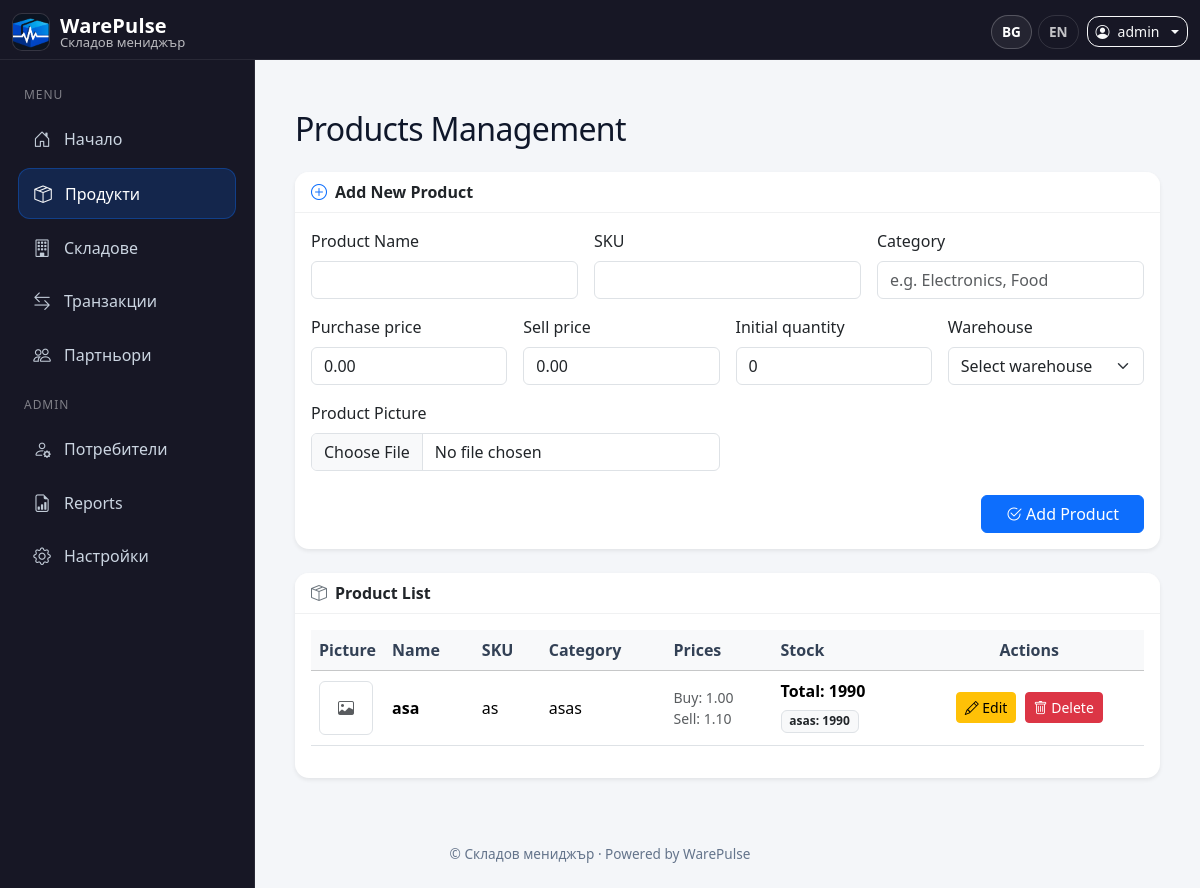
The page /products (signed in) on the database its author committed.
### inventory/models.py (models this page shows)
class AppConfig(db.Model):
    id = db.Column(db.Integer, primary_key=True)
    owner_id = db.Column(db.Integer, db.ForeignKey('user.id'), nullable=False, unique=True)
    company_name = db.Column(db.String(120), default="My Company")
    logo_path = db.Column(db.String(200))
    notifications_enabled = db.Column(db.Boolean, default=True)
    low_stock_threshold = db.Column(db.Integer, default=5)
    default_language = db.Column(db.String(10), default="en")  # 'bg' or 'en'
    currency = db.Column(db.String(10), default="EUR")

class User(db.Model, UserMixin):
    id = db.Column(db.Integer, primary_key=True)
    username = db.Column(db.String(150), nullable=False, unique=True)
    email = db.Column(db.String(150), nullable=False, unique=True)
    password = db.Column(db.String(200), nullable=False)
    role = db.Column(db.String(50), nullable=False, default="User")
    created_by_id = db.Column(db.Integer, db.ForeignKey("user.id"), nullable=True)
    company_name = db.Column(db.String(150))
    transactions = db.relationship("Transaction", back_populates="user")

class Product(db.Model):
    id = db.Column(db.Integer, primary_key=True)
    name = db.Column(db.String(100), nullable=False)
    sku = db.Column(db.String(50), nullable=False)
    category = db.Column(db.String(100))
    quantity = db.Column(db.Integer, default=0)
    default_purchase_price = db.Column(db.Float, default=0.0)
    default_sell_price = db.Column(db.Float, default=0.0)
    image = db.Column(db.String(200))
    owner_id = db.Column(db.Integer, db.ForeignKey("user.id"), nullable=False)
    warehouse_id = db.Column(db.Integer, db.ForeignKey("warehouse.id"), nullable=True)
    stocks = db.relationship("Stock", back_populates="product", cascade="all, delete-orphan")
    items = db.relationship("TransactionItem", back_populates="product")

class Stock(db.Model):
    id = db.Column(db.Integer, primary_key=True)
    product_id = db.Column(db.Integer, db.ForeignKey("product.id"), nullable=False)
    warehouse_id = db.Column(db.Integer, db.ForeignKey("warehouse.id"), nullable=False)
    quantity = db.Column(db.Integer, default=0)
    __table_args__ = (
        db.UniqueConstraint("product_id", "warehouse_id", name="uq_stock_product_warehouse"),
    )
    product = db.relationship("Product", back_populates="stocks")
    warehouse = db.relationship("Warehouse", back_populates="stocks")

class Warehouse(db.Model):
    id = db.Column(db.Integer, primary_key=True)
    name = db.Column(db.String(100), nullable=False)
    location = db.Column(db.String(150), nullable=True)
    owner_id = db.Column(db.Integer, db.ForeignKey("user.id"), nullable=False)
    products = db.relationship("Product", backref="warehouse")
    stocks = db.relationship("Stock", back_populates="warehouse", cascade="all, delete-orphan")
    transactions = db.relationship("Transaction", back_populates="warehouse")

### inventory/routes/products.py (the view)
@bp.route("/products")
@login_required
def products():
    if not has_permission(current_user, "products:view"):
        flash(_("You do not have permission to view products."), "danger")
        return redirect(url_for("main.index"))
    owner_id = _get_owner_id()
    query = (
        Product.query
        .options(joinedload(Product.stocks).joinedload(Stock.warehouse))
        .order_by(Product.name.asc())
    )
    if owner_id is not None:
        query = query.filter(Product.owner_id == owner_id)
    products_list = query.all()
    warehouses_q = Warehouse.query.order_by(Warehouse.name.asc())
    if owner_id is not None:
        warehouses_q = warehouses_q.filter(Warehouse.owner_id == owner_id)
    warehouses = warehouses_q.all()
    return render_template("products.html", products=products_list, warehouses=warehouses)

### inventory/templates/products.html (shortened to what this page needs)
{% extends 'base.html' %}
{% block content %}
<div class="container py-4">
  <div class="d-flex justify-content-between align-items-center mb-4">
    <h2 class="mb-0">{{ _('Products Management') }}</h2>
  </div>
  <div class="card shadow-sm mb-4">
    <div class="card-header bg-white fw-semibold d-flex align-items-center">
      <i class="bi bi-plus-circle me-2 text-primary"></i>{{ _('Add New Product') }}
    </div>
    <div class="card-body">
      <form action="{{ url_for('products.add_product') }}" method="POST" enctype="multipart/form-data">
        <div class="row g-3">
          <div class="col-md-4">
            <label class="form-label">{{ _('Product Name') }}</label>
            <input type="text" class="form-control" name="name" required>
          </div>
          <div class="col-md-4">
            <label class="form-label">{{ _('SKU') }}</label>
            <input type="text" class="form-control" name="sku" required>
          </div>
          <div class="col-md-4">
            <label class="form-label">{{ _('Category') }}</label>
            <input type="text" class="form-control" name="category" placeholder="{{ _('e.g. Electronics, Food') }}">
          </div>
          <div class="col-md-3">
            <label class="form-label">{{ _('Purchase price') }}</label>
            <input type="number" step="0.01" class="form-control" name="purchase_price" value="0.00">
          </div>
          <div class="col-md-3">
            <label class="form-label">{{ _('Sell price') }}</label>
            <input type="number" step="0.01" class="form-control" name="sell_price" value="0.00">
          </div>
          <div class="col-md-3">
            <label class="form-label">{{ _('Initial quantity') }}</label>
            <input type="number" class="form-control" name="quantity" value="0" min="0">
          </div>
          <div class="col-md-3">
            <label class="form-label">{{ _('Warehouse') }}</label>
            <select name="warehouse_id" class="form-select" required>
              <option value="">{{ _('Select warehouse') }}</option>
            </select>
          </div>
          <div class="col-md-6">
            <label class="form-label">{{ _('Product Picture') }}</label>
            <input type="file" class="form-control" name="image" accept="image/*">
          </div>
        </div>
        <div class="text-end mt-4">
          <button type="submit" class="btn btn-primary px-4">
            <i class="bi bi-check2-circle me-1"></i>{{ _('Add Product') }}
          </button>
        </div>
      </form>
    </div>
  </div>
  <div class="card shadow-sm">
    <div class="card-header bg-white fw-semibold d-flex align-items-center">
      <i class="bi bi-box-seam me-2 text-secondary"></i>{{ _('Product List') }}
    </div>
    <div class="card-body table-responsive">
      <table class="table table-hover align-middle">
        <thead class="table-light">
          <tr>
            <th style="width:70px">{{ _('Picture') }}</th>
            <th>{{ _('Name') }}</th>
            <th>{{ _('SKU') }}</th>
            <th>{{ _('Category') }}</th>
            <th>{{ _('Prices') }}</th>
            <th>{{ _('Stock') }}</th>
            <th class="text-center">{{ _('Actions') }}</th>
          </tr>
        </thead>
        <tbody>
          {% for product in products %}
          {% set total_stock = (product.stocks | sum(attribute='quantity')) %}
          <tr>
            <td>
              {% if product.image %}
                <img src="{{ url_for('static', filename=product.image) }}"
                     alt="{{ product.name }}"
                     class="rounded border"
                     style="width: 54px; height: 54px; object-fit: cover;">
              {% else %}
                <div class="rounded border d-flex align-items-center justify-content-center"
                     style="width:54px;height:54px;">
                  <i class="bi bi-image text-muted"></i>
                </div>
              {% endif %}
            </td>
            <td class="fw-semibold">{{ product.name }}</td>
            <td>{{ product.sku }}</td>
            <td>{{ product.category or _('N/A') }}</td>
            <td>
              <div class="small text-muted">{{ _('Buy') }}: {{ "%.2f"|format(product.default_purchase_price or 0) }}</div>
              <div class="small text-muted">{{ _('Sell') }}: {{ "%.2f"|format(product.default_sell_price or 0) }}</div>
            </td>
            <td>
              <div class="fw-semibold">{{ _('Total') }}: {{ total_stock or 0 }}</div>
              <div class="mt-1">
                {% for s in product.stocks %}
                  <span class="badge bg-light text-dark border me-1 mb-1">
                    {{ s.warehouse.name }}: {{ s.quantity or 0 }}
                  </span>
                {% endfor %}
              </div>
            </td>
            <td class="text-center">
              <button
                class="btn btn-sm btn-warning me-1 edit-btn"
                data-id="{{ product.id }}"
                data-name="{{ product.name }}"
                data-sku="{{ product.sku }}"
                data-category="{{ product.category or '' }}"
                data-buy="{{ product.default_purchase_price or 0 }}"
                data-sell="{{ product.default_sell_price or 0 }}"
              >
                <i class="bi bi-pencil"></i> {{ _('Edit') }}
              </button>
             <form method="POST"
      action="{{ url_for('products.delete_product', id=product.id) }}"
      style="display:inline;">
  <button type="submit"
          class="btn btn-sm btn-danger"
          onclick="return confirm('{{ _('Are you sure you want to delete this product?') }}');">
    <i class="bi bi-trash"></i> {{ _('Delete') }}
  </button>
</form>
            </td>
          </tr>
          {% endfor %}
        </tbody>
      </table>
    </div>
  </div>
</div>
{% endblock %}

### inventory/templates/base.html (shortened to what this page needs)
<!DOCTYPE html>
<html lang="{{ g.lang or 'en' }}">
<head>
  <link href="https://cdn.jsdelivr.net/npm/bootstrap@5.3.2/dist/css/bootstrap.min.css" rel="stylesheet" />
  <link href="https://cdn.jsdelivr.net/npm/bootstrap-icons@1.11.3/font/bootstrap-icons.css" rel="stylesheet" />
</head>
<body>
<nav class="navbar navbar-dark topbar fixed-top">
  <div class="container-fluid">
    <a class="navbar-brand brand" href="{% if current_user.is_authenticated %}{{ url_for('main.index') }}{% else %}{{ url_for('main.landing') }}{% endif %}">
      <img src="{{ url_for('static', filename='warepulse-logo.png') }}" alt="WarePulse Logo" />
      <div class="d-flex flex-column">
        <span class="name">WarePulse</span>
        <span class="company">
          {{ g.app_config.company_name if g.app_config else '' }}
        </span>
      </div>
    </a>
    <div class="ms-auto d-flex align-items-center gap-2 top-actions">
      <div class="lang-pill d-none d-sm-flex align-items-center">
        <a href="?lang=bg" class="{% if g.lang=='bg' %}active{% endif %}">BG</a>
        <a href="?lang=en" class="{% if g.lang=='en' %}active{% endif %}">EN</a>
      </div>
      {% if current_user.is_authenticated %}
        <div class="dropdown">
          <a class="btn btn-outline-light btn-sm dropdown-toggle d-flex align-items-center gap-2"
             href="#" id="userDropdown" data-bs-toggle="dropdown" aria-expanded="false">
            <i class="bi bi-person-circle"></i>
            <span class="d-none d-sm-inline">{{ current_user.username }}</span>
          </a>
        </div>
      {% else %}
        <a class="btn btn-outline-light btn-sm" href="{{ url_for('auth.login') }}">{{ _('Login') }}</a>
        <a class="btn btn-primary btn-sm" href="{{ url_for('auth.register_admin') }}">{{ _('Register') }}</a>
      {% endif %}
    </div>
  </div>
</nav>
{% if current_user.is_authenticated %}
<aside id="sidebar" class="sidebar">
  <div class="nav-group-label">{{ _('Menu') }}</div>
  <a href="{{ url_for('main.index') }}"
     class="side-link {% if request.endpoint == 'main.index' %}active{% endif %}">
    <i class="bi bi-house-door"></i> {{ _('Home') }}
  </a>
  <a href="{{ url_for('products.products') }}"
     class="side-link {% if request.endpoint and request.endpoint.startswith('products.') %}active{% endif %}">
    <i class="bi bi-box-seam"></i> {{ _('Products') }}
  </a>
  <a href="{{ url_for('warehouses.warehouses') }}"
     class="side-link {% if request.endpoint and request.endpoint.startswith('warehouses.') %}active{% endif %}">
    <i class="bi bi-building"></i> {{ _('Warehouses') }}
  </a>
  <a href="{{ url_for('transactions.transactions') }}"
     class="side-link {% if request.endpoint and request.endpoint.startswith('transactions.') %}active{% endif %}">
    <i class="bi bi-arrow-left-right"></i> {{ _('Transactions') }}
  </a>
  <a href="{{ url_for('partners.partners') }}"
     class="side-link {% if request.endpoint and request.endpoint.startswith('partners.') %}active{% endif %}">
    <i class="bi bi-people"></i> {{ _('Partners') }}
  </a>
  {% if current_user.role == 'Admin / Owner' %}
    <div class="nav-group-label">{{ _('Admin') }}</div>
    <a href="{{ url_for('users.users') }}"
       class="side-link {% if request.endpoint and request.endpoint.startswith('users.') %}active{% endif %}">
      <i class="bi bi-person-gear"></i> {{ _('Users') }}
    </a>
<a href="{{ url_for('reports.reports_home') }}"
   class="side-link {% if request.endpoint and request.endpoint.startswith('reports.') %}active{% endif %}">
  <i class="bi bi-file-earmark-bar-graph"></i> {{ _('Reports') }}
</a>
    <a href="{{ url_for('settings.settings') }}"
       class="side-link {% if request.endpoint and request.endpoint.startswith('settings.') %}active{% endif %}">
      <i class="bi bi-gear"></i> {{ _('Settings') }}
    </a>
  {% endif %}
</aside>
{% endif %}
<div class="content-wrap">
  <main class="main-content">
    {% block content %}{% endblock %}
  </main>
  <footer class="footer text-center">
    <div class="container">
      {% set company = g.app_config.company_name if g.app_config else '' %}
      © {{ company }} · Powered by WarePulse
    </div>
  </footer>
</div>
</body>
</html>

### rows shown on the page
AppConfig: app_config "Складов мениджър", company_name "Складов мениджър"
User: username "admin"
Product: name "asa", sku "as", category "asas", default_purchase_price "1.00", default_sell_price "1.10", quantity "1990"
Stock: warehouse.name "asas", quantity "1990"

### other values the page prints
form field warehouse_id "Select warehouse"
